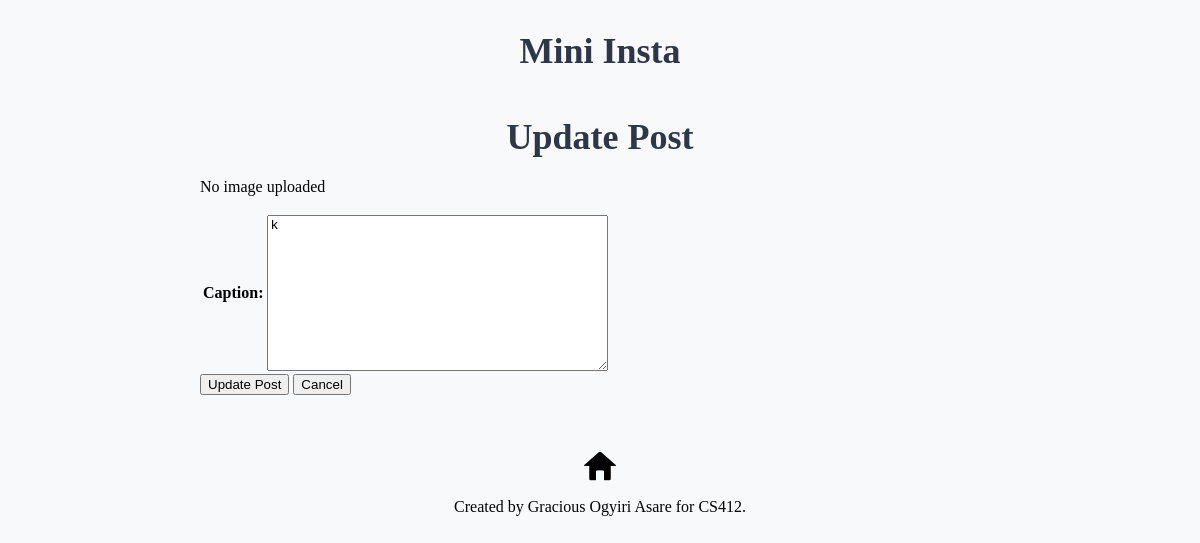
Before: /mini_insta/post/14/update/ with the older database file.
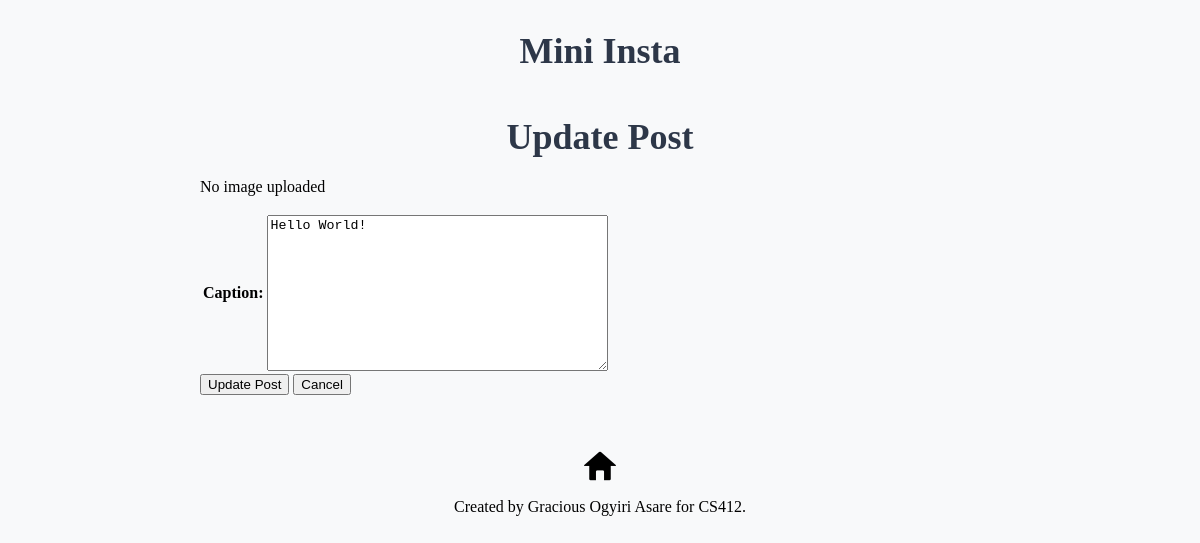
After: the same page with the newer database file.
### mini_insta/models.py (models this page shows, shortened)
class Post(models.Model):
    profile = models.ForeignKey(Profile, on_delete=models.CASCADE) #foreign key to Profile model
    timestamp = models.DateTimeField(auto_now=True) #set the published date automatically
    caption = models.TextField(blank=True)
    def get_all_photos(self):
        photos = Photo.objects.filter(post=self)
        return photos

### mini_insta/views.py (the view, shortened to what this page needs)
# urls.py: path('post/<int:pk>/update/', UpdatePostView.as_view(), name='update_post'),
class UpdatePostView(UpdateView):
    model = Post
    template_name = 'mini_insta/update_post_form.html'
    fields = ['caption']

### mini_insta/templates/mini_insta/update_post_form.html (shortened to what this page needs)
{% extends "mini_insta/base.html" %} {% block content %}
<h1>Update Post</h1>
<div class="post-item">
  {% if post.get_all_photos %}
    <img
      src="{{ post.get_all_photos.first.get_image_url }}"
      alt="Post photo"
      style="max-width: 300px"
    />
  {% else %}
    <p>No image uploaded</p>
  {% endif %}
</div>
<form method="post">
  <table>
    {{ form.as_table }}
  </table>
  <input type="submit" value="Update Post" />
  <a href="{% url 'show_post' post.pk %}">
    <button type="button">Cancel</button>
  </a>
</form>
{% endblock content %}

Changed rows visible on the page:
changed Post: caption "k" → "Hello World!"
